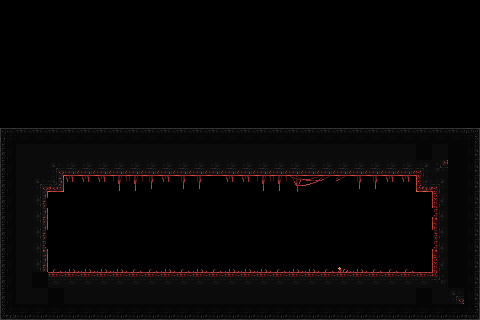

A 2D game scene composited from a Tiled map and its tileset images. What follows is a short description and the map's XML, with every tile layer's data as written:
An orthogonal 30x20 tile map with 16x16 px tiles, 1 tile layer (Calque de Tuiles 1).

<map version="1.10" tiledversion="1.10.2" orientation="orthogonal" renderorder="right-down" width="30" height="20" tilewidth="16" tileheight="16" infinite="0" nextlayerid="2" nextobjectid="1">
 <tileset firstgid="1" source="Blood_Temple_Tileset.tsx" />
 <layer id="1" name="Calque de Tuiles 1" width="30" height="20">
  <data encoding="csv">
0,0,0,0,0,0,0,0,0,0,0,0,0,0,0,0,0,0,0,0,0,0,0,0,0,0,0,0,0,0,
0,0,0,0,0,0,0,0,0,0,0,0,0,0,0,0,0,0,0,0,0,0,0,0,0,0,0,0,0,0,
0,0,0,0,0,0,0,0,0,0,0,0,0,0,0,0,0,0,0,0,0,0,0,0,0,0,0,0,0,0,
0,0,0,0,0,0,0,0,0,0,0,0,0,0,0,0,0,0,0,0,0,0,0,0,0,0,0,0,0,0,
0,0,0,0,0,0,0,0,0,0,0,0,0,0,0,0,0,0,0,0,0,0,0,0,0,0,0,0,0,0,
0,0,0,0,0,0,0,0,0,0,0,0,0,0,0,0,0,0,0,0,0,0,0,0,0,0,0,0,0,0,
0,0,0,0,0,0,0,0,0,0,0,0,0,0,0,0,0,0,0,0,0,0,0,0,0,0,0,0,0,0,
0,0,0,0,0,0,0,0,0,0,0,0,0,0,0,0,0,0,0,0,0,0,0,0,0,0,0,0,0,0,
154,155,155,155,155,155,155,155,155,155,155,155,155,155,155,155,155,155,155,155,155,155,155,155,155,155,155,155,155,156,
170,51,51,51,51,51,51,51,51,51,51,51,51,51,51,51,51,51,51,51,51,51,51,51,51,51,171,51,171,172,
170,51,51,39,67,67,67,67,67,67,67,67,67,67,67,67,67,67,67,67,67,67,67,67,67,67,41,71,171,172,
170,51,39,68,112,112,112,107,107,108,112,108,108,0,112,112,107,107,109,110,111,111,108,108,112,112,66,41,171,172,
170,51,201,0,0,0,0,0,0,0,0,0,0,0,0,0,0,0,0,0,0,0,0,0,0,0,0,57,171,172,
170,51,55,0,0,0,0,0,0,0,0,0,0,0,0,0,0,0,0,0,0,0,0,0,0,0,0,220,171,172,
170,51,201,0,0,0,0,0,0,0,0,0,0,0,0,0,0,0,0,0,0,0,0,0,0,0,0,204,171,172,
170,51,217,0,0,0,0,0,0,0,0,0,0,0,0,0,0,0,0,0,0,0,0,0,0,0,0,220,171,172,
170,51,55,8,6,6,6,6,8,8,6,8,6,8,6,6,6,8,6,6,8,4,6,8,8,8,0,57,171,172,
170,51,171,35,35,35,35,35,35,35,35,35,35,35,35,35,35,35,35,35,35,35,35,35,35,35,35,73,171,172,
170,51,51,171,51,51,51,51,51,51,51,51,51,51,51,51,51,51,51,51,51,51,51,51,51,51,171,51,39,172,
186,187,187,187,187,187,187,187,187,187,187,187,187,187,187,187,187,187,187,187,187,187,187,187,187,187,187,187,187,188
</data>
 </layer>
</map>
